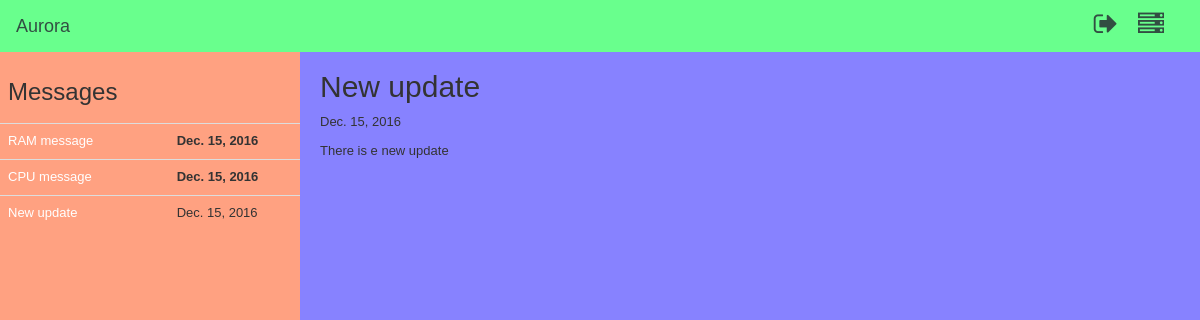
Page /messages/3 (signed in) on the committed database.
### AuroraPlus/models.py (models this page shows)
class Messages(models.Model):
    ID = models.AutoField(primary_key=True)
    User_ID = models.TextField(max_length=10)
    Message_Name = models.TextField(max_length=20)
    Message_Text = models.TextField(max_length=500)
    Date_Received = models.DateField(auto_now=True)
    Message_Read = models.BooleanField(default=0)

### AuroraPlus/views.py (the view)
# urls.py: url(r'^messages/(?P<message_id>\w{0,50000})$', views.messages, name='messages'),
def messages(request, message_id):
    current_user = request.user
    user_id = current_user.id
    all_messages = GetMessages.get_messages(user_id)
    print all_messages
    select_message = GetMessages.select_message(user_id, message_id)
    print select_message
    return render(request, 'messages.html', {'Messages': all_messages, 'selected_message': select_message,
                                             'message_id': message_id})

### bin/ServerMonitoring/messages.py (called while the page is built)
    @staticmethod
    def get_messages(user_id):
        all_messages = Messages.objects.filter(User_ID=user_id).all()
        print all_messages
        for item in all_messages:
            print item.ID, item.Date_Received
        return all_messages

    @staticmethod
    def select_message(user_id, message_id):
        selected_message = Messages.objects.filter(User_ID=user_id, ID=message_id).all()
        print selected_message
        for item in selected_message:
            print item.ID, item.Date_Received
        return selected_message

### templates/messages.html (shortened to what this page needs)
{% load static from staticfiles %}
{% load current_tags %}
<!DOCTYPE html>
<html lang="en">
<head>
    <link rel="stylesheet" type="text/css" href="{% static "bootstrap/css/bootstrap.min.css" %}"/>
    <link rel="stylesheet" type="text/css" href="{% static "fontawesome/css/font-awesome.min.css" %}">
    <link rel="stylesheet" type="text/css" href="{% static "custom/css/navbar.css" %}"/>
    <link rel="stylesheet" type="text/css" href="{% static "custom/css/sidebar.css" %}"/>
    <link rel="stylesheet" type="text/css" href="{% static "custom/css/messages.css" %}"/>
</head>
<body>
{% include 'top.html' %}
<div id="side">
    <table class="table">
        <tr>
            <td>
                <h3>Messages</h3>
            </td>
        </tr>
        {% for message in Messages %}
            {% if message.Message_Read == 0 %}
                <tr class="message unread">
                    <td><a href="/messages/{{ message.ID }}">{{ message.Message_Name }}</a></td>
                    <td><b>{{ message.Date_Received }}</b></td>
                </tr>
            {% elif message.Message_Read == 1 %}
                <tr class="message read">
                    <td><a href="/messages/{{ message.ID }}">{{ message.Message_Name }}</a></td>
                    <td>{{ message.Date_Received }}</td>
                </tr>
            {% endif %}
        {% endfor %}
    </table>
</div>
<div id="content">
    {% if message_id == "0" %}
        <h2 class="message-title">Message</h2>
        <p class="message-text">You can view all messaes about your servers.</p>
    {% else %}
        {% for item in selected_message %}
            <h2 class="message-title">{{ item.Message_Name }}</h2>
            <p class="message-date">{{ item.Date_Received }}</p>
            <p class="message-text">{{ item.Message_Text }}</p>
        {% endfor %}
    {% endif %}
</div>
</body>
</html>

### static/custom/css/messages.css (style rules this page uses)
html { height: 100%; }
body { font-family: arial; font-size: 13px; position: relative; height: 100%; }
#side { position: absolute; top: 50px; left: 0; bottom: 0; width: 300px; background-color: #ffa181; overflow: auto; }
#content { position: absolute; top: 50px; left: 300px; bottom: 0; right: 0; padding-left: 20px; overflow: auto; background-color: #8782ff; }

### templates/messages.html (style rules this page uses)
a { color: white; text-decoration: none; }
td a { display: block; width: 100%; }

### rows in the picture
Messages: Message_Name "RAM message", Date_Received "Dec. 15, 2016"
Messages: Message_Name "CPU message", Date_Received "Dec. 15, 2016"
Messages: Message_Name "New update", Date_Received "Dec. 15, 2016", Message_Text "There is e new update"
